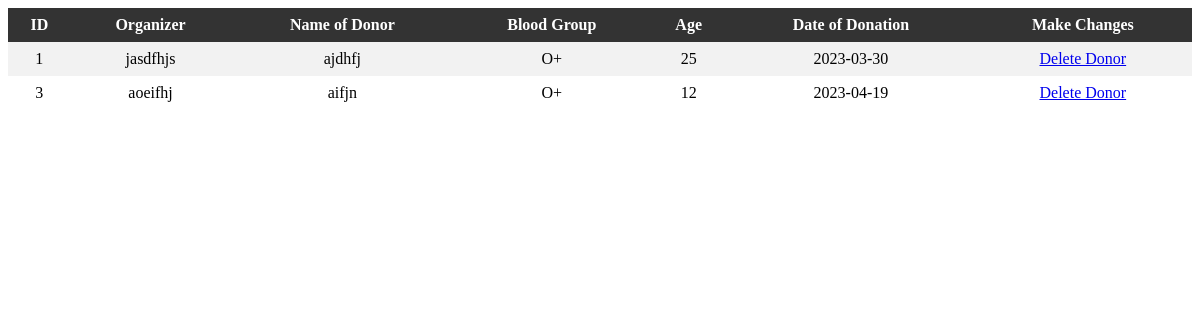
The app's page /showdonortableprocess.php with its own data.
### tables this page shows
CREATE TABLE `donor_data` (
  `id` int NOT NULL,
  `organizer` varchar(255) NOT NULL,
  `username` varchar(255) NOT NULL,
  `bloodgroup` varchar(10) NOT NULL,
  `age` int NOT NULL,
  `date` date NOT NULL
);

### showdonortableprocess.php (the view, shortened to what this page needs)
<html>
<head>
<link rel="stylesheet" type="text/css" href="showdonortableprocessstyle.css">
</head>
<body>
<?php
include 'include/config.php';
$sql = "SELECT * FROM donor_data";
$result = mysqli_query($conn, $sql);
if (mysqli_num_rows($result) > 0) {
    echo "<table>";
    echo "<tr><th>ID</th><th>Organizer</th><th>Name of Donor</th><th>Blood Group</th><th>Age</th><th>Date of Donation</th><th>Make Changes</th></tr>";
    while ($row = mysqli_fetch_assoc($result)) {
        echo "<tr>";
        echo "<td>" . $row['id'] . "</td>";
        echo "<td>" . $row['organizer'] . "</td>";
        echo "<td>" . $row['username'] . "</td>";
        echo "<td>" . $row['bloodgroup'] . "</td>";
        echo "<td>" . $row['age'] . "</td>";
        echo "<td>" . $row['date'] . "</td>";
        echo "<td><a href='deletedonorfromtable.php?id=" . $row['id'] . "' class='delete-button'>Delete Donor</a></td>";
        echo "</tr>";
    }
    echo "</table>";
} else {
    echo "No donor data found.";
}
?>
</body>
<html>

### showdonortableprocessstyle.css (style rules this page uses)
table { border-collapse: collapse; width: 100%; }
th, td { text-align: center; padding: 8px; }
th { background-color: #333; color: white; }
tr:nth-child(even) { background-color: #f2f2f2; }

### records on screen
donor_data: id "1", organizer "jasdfhjs", username "ajdhfj", bloodgroup "O+", age "25", date "2023-03-30"
donor_data: id "3", organizer "aoeifhj", username "aifjn", bloodgroup "O+", age "12", date "2023-04-19"
